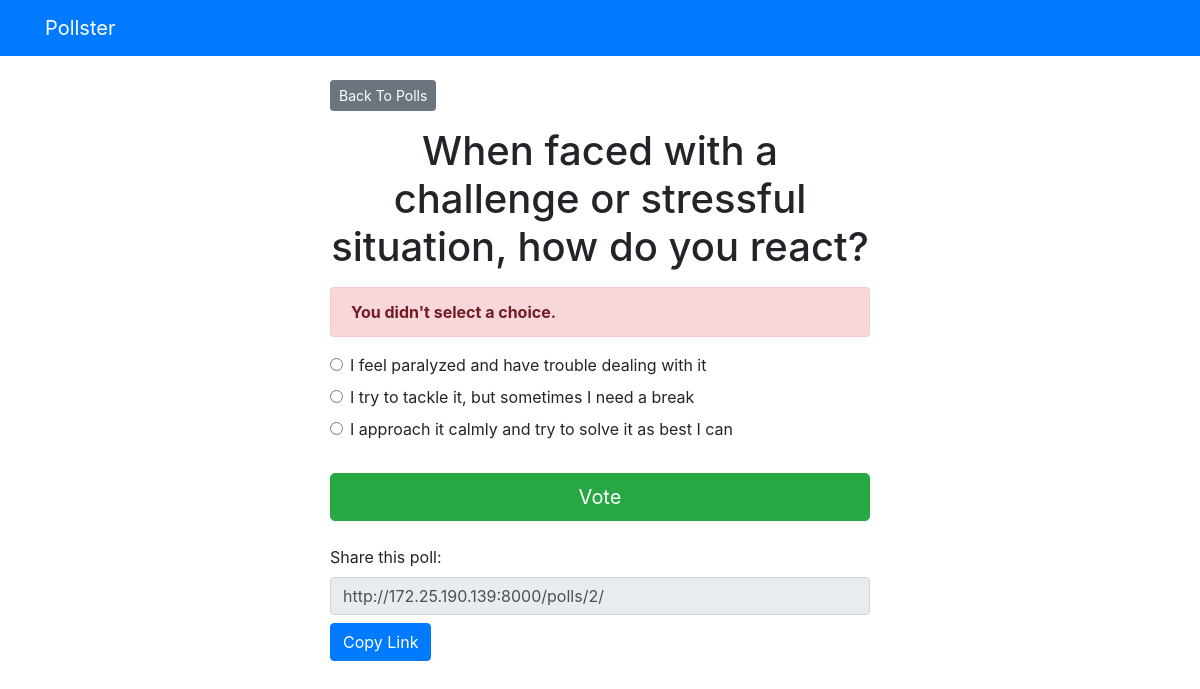
/polls/2/vote/, run on the app's committed database.
### polls/models.py (models this page shows, shortened)
class Question(models.Model):
    question_text = models.CharField(max_length=200)
    pub_date = models.DateTimeField('date published')

class Choice(models.Model):
    question = models.ForeignKey(Question, on_delete=models.CASCADE)
    choice_text = models.CharField(max_length=200)
    votes = models.IntegerField(default=0)

### polls/views.py (the view)
# urls.py: path('<int:question_id>/vote/', views.vote, name='vote'),
def vote(request, question_id):
    question = get_object_or_404(Question, pk=question_id)
    try:
        selected_choice = question.choice_set.get(pk=request.POST['choice'])
    except (KeyError, Choice.DoesNotExist):
        return render(request, 'polls/detail.html', {
            'question': question,
            'error_message': "You didn't select a choice.",
        })
    else:
        selected_choice.votes += 1
        selected_choice.save()
        return HttpResponseRedirect(reverse('polls:results', args=(question.id,)))

### templates/polls/detail.html (shortened to what this page needs)
{% extends 'base.html' %}
{% block content %}
<a class="btn btn-secondary btn-sm mb-3" href="{% url 'polls:index' %}">Back To Polls</a>
<h1 class="text-center mb-3">{{ question.question_text }}</h1>
{% if error_message %}
<p class="alert alert-danger">
    <strong>{{ error_message }}</strong>
</p>
{% endif %}
<form action="{% url 'polls:vote' question.id %}" method="post">
    {% for choice in question.choice_set.all %}
        <div class="form-check">
            <input
                type="radio"
                name="choice"
                class="form-check-input"
                id="choice{{ forloop.counter }}"
                value="{{ choice.id }}"
            />
            <label for="choice{{ forloop.counter }}">{{ choice.choice_text }}</label>
        </div>
    {% endfor %}
    <input type="submit" value="Vote" class="btn btn-success btn-lg btn-block mt-4" />
</form>
<div class="mt-4">
    <label for="shareable-link">Share this poll:</label>
    <input type="text" id="shareable-link" class="form-control" value="http://172.25.190.139:8000{% url 'polls:detail' question.id %}" readonly>
    <button class="btn btn-primary mt-2" onclick="copyLink()">Copy Link</button>
</div>
{% endblock %}

### data on the page
Question: question_text "When faced with a challenge or stressful situation, how do you react?", id "http://172.25.190.139:8000/polls/2/"
Choice: choice_text "I feel paralyzed and have trouble dealing with it"
Choice: choice_text "I try to tackle it, but sometimes I need a break"
Choice: choice_text "I approach it calmly and try to solve it as best I can"

### other printed values
{{ error_message }} "You didn't select a choice."
